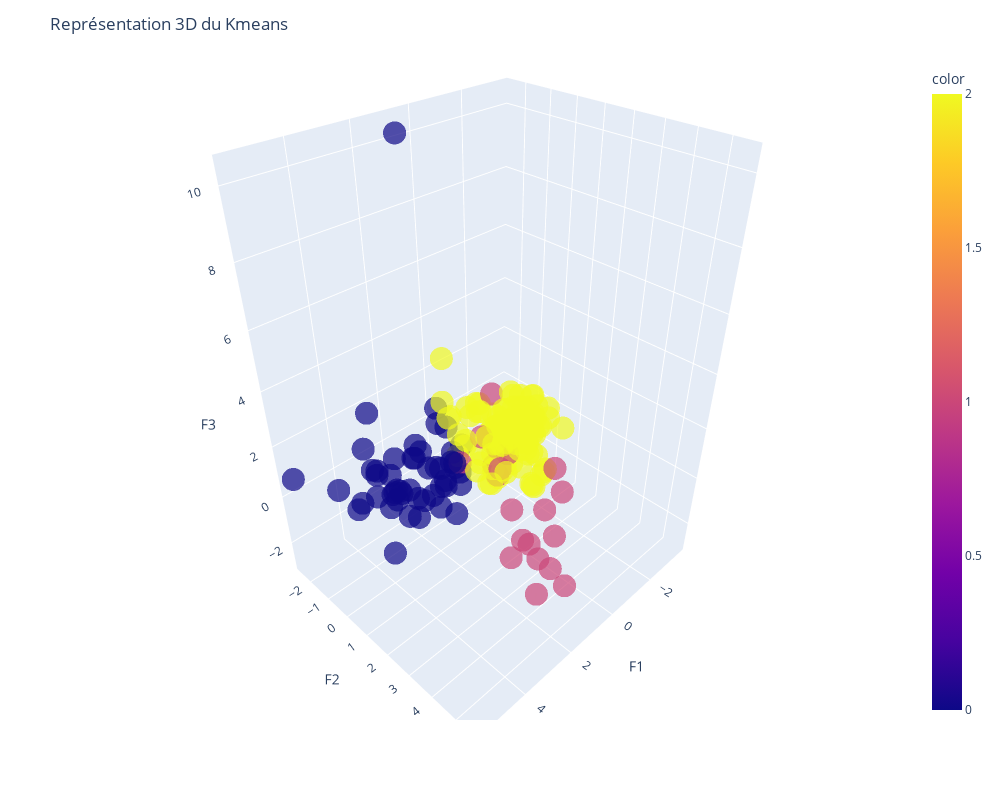

Notebook code for this chart:
### Code cell
fig3D = px.scatter_3d(x=data_kmeans['F1'],
                      y=data_kmeans['F2'],
                      z=data_kmeans['F3'],
                      opacity=0.7,
                      color=kmeans.labels_,
                      hover_name=data_kmeans.index,
                      hover_data={'Groupe': data_kmeans['Cluster_name']})

fig3D.update_layout(width=1000, height=800)
fig3D.update_layout(scene=dict(
    xaxis=dict(title='F1'), yaxis=dict(title='F2'), zaxis=dict(title='F3')))
fig3D.update_layout(title="Représentation 3D du Kmeans")

fig3D.show()

### Figure 1 — Plotly figure (JSON) as saved in the notebook; plotly's stock layout.template omitted (floating-point values rounded to 4 significant figures; data arrays with more than 128 entries replaced by an {"elided": "..."} marker saying what was removed)
{"data": [{"customdata": {"elided": "169x1 str values"}, "hovertemplate": "<b>%{hovertext}</b><br><br>x=%{x}<br>y=%{y}<br>z=%{z}<br>Groupe=%{customdata[0]}<br>color=%{marker.color}<extra></extra>", "hovertext": {"elided": "169 str values"}, "legendgroup": "", "marker": {"color": {"elided": "169 int values"}, "coloraxis": "coloraxis", "opacity": 0.7, "symbol": "circle"}, "mode": "markers", "name": "", "scene": "scene", "showlegend": false, "type": "scatter3d", "x": {"elided": "169 float values"}, "y": {"elided": "169 float values"}, "z": {"elided": "169 float values"}}], "layout": {"coloraxis": {"colorbar": {"title": {"text": "color"}}, "colorscale": [[0, "#0d0887"], [0.1111, "#46039f"], [0.2222, "#7201a8"], [0.3333, "#9c179e"], [0.4444, "#bd3786"], [0.5556, "#d8576b"], [0.6667, "#ed7953"], [0.7778, "#fb9f3a"], [0.8889, "#fdca26"], [1, "#f0f921"]]}, "height": 800, "legend": {"tracegroupgap": 0}, "margin": {"t": 60}, "scene": {"domain": {"x": [0, 1], "y": [0, 1]}, "xaxis": {"title": {"text": "F1"}}, "yaxis": {"title": {"text": "F2"}}, "zaxis": {"title": {"text": "F3"}}}, "title": {"text": "Représentation 3D du Kmeans"}, "width": 1000}}
